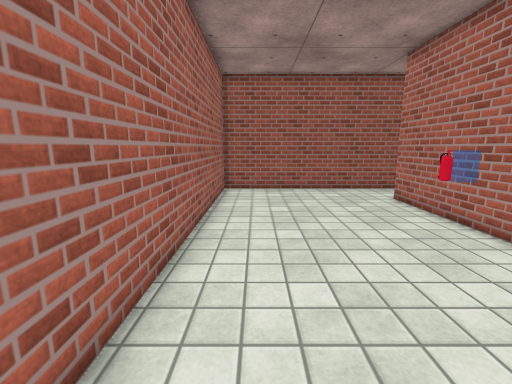
[1] (above)

12 first-person views from a walk through a 3-D level made in the Unity game engine. The camera is 1.3 m above the floor, tilts 10° down and sees 90° across. The floor is counted in squares, 0.5 m on a side. Each view is taken from the middle of a square. On the plan, view 1 faces up. The plan holds only what a view shows up to about 18 squares ahead; the rest is blank. The player character is not drawn. Surface patterns are stand-ins for the level's own textures.

[2]
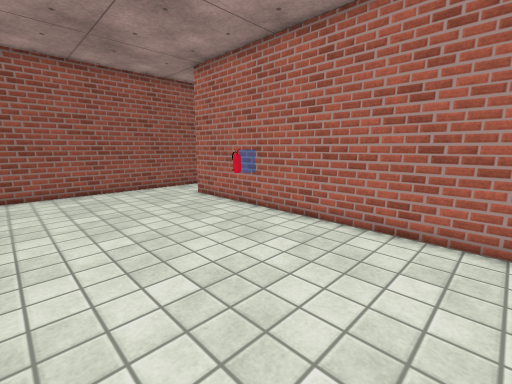

[3]
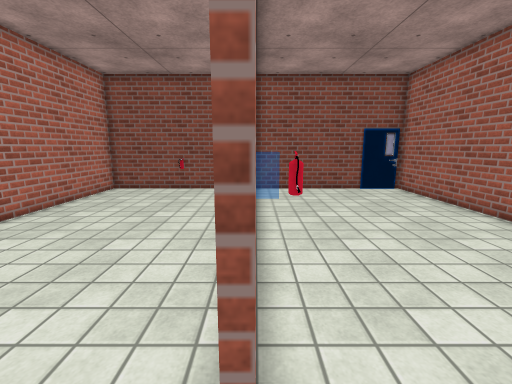

[4]
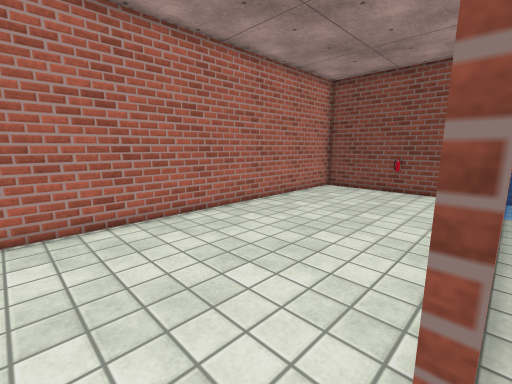

[5]
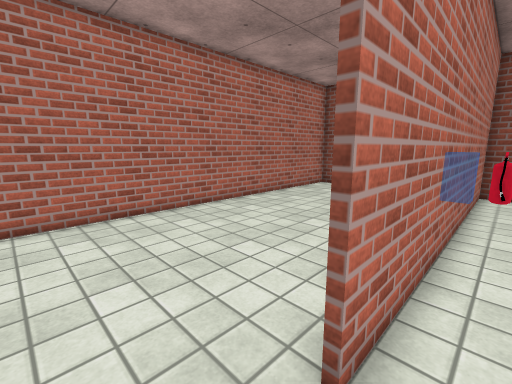

[6]
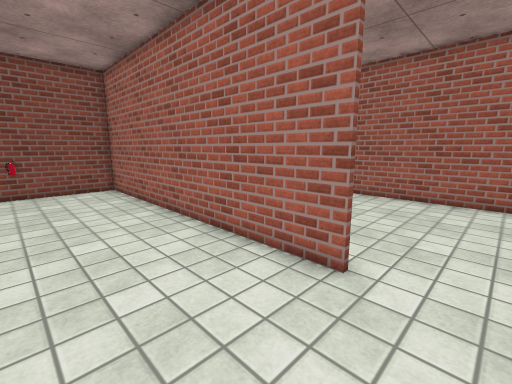

[7]
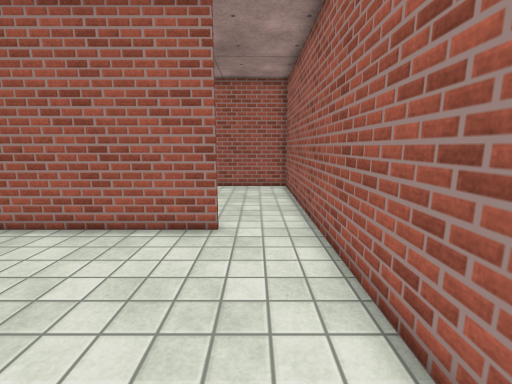

[8]
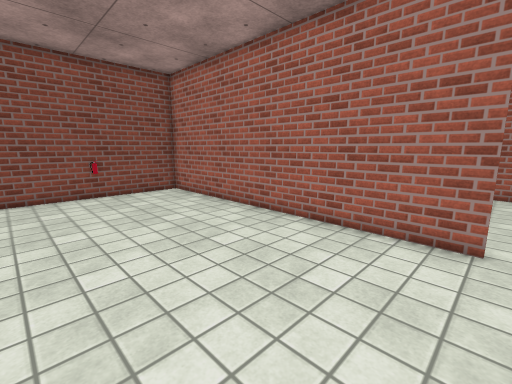

[9]
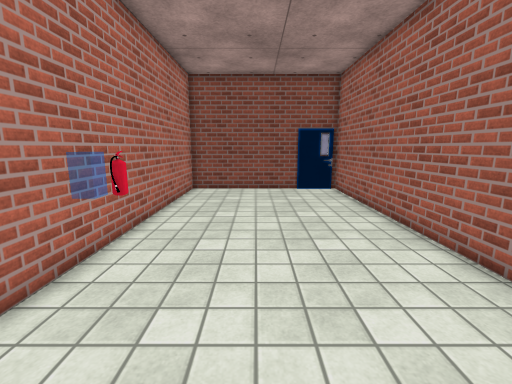

[10]
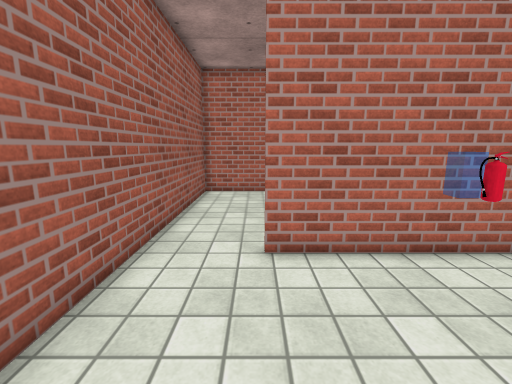

[11]
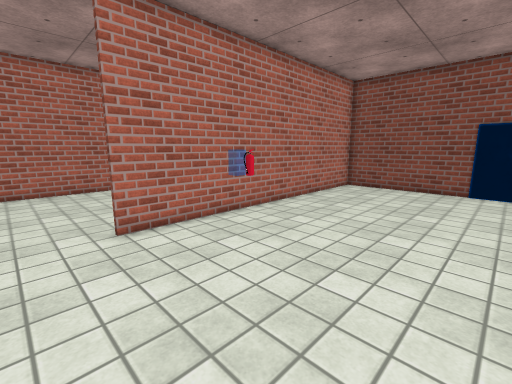

[12]
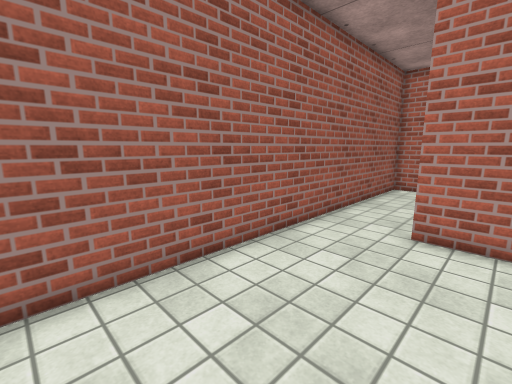

### Floor plan
Points are (right, up) in squares from view 1. A wall is a line through its corners. A room is listed if a view was taken in it or the views show most of it. See-through windows are left out.
Room 1 (views 1, 2, 3, 4, 5, 6, 7, 8, 9, 10, 11, 12)
walls: (7.2, 12.9) (7.2, -2) (16, -2) (16, 16) (-2, 16) (-2, -2) (7, -2) (7, 12.9)
objects: fire extinguisher (6, 8)

Where each view was taken, in squares from view 1:
view 1: 0 up, 0 right, facing up
view 2: 0 up, 1 left, facing up-right
view 3: 14 up, 7 right, facing down
view 4: 14 up, 7 right, facing down-right
view 5: 15 up, 6 right, facing down-right
view 6: 15 up, 12 right, facing down-left
view 7: 14 up, 15 right, facing left
view 8: 13 up, 15 right, facing down-left
view 9: 14 up, 3 right, facing down
view 10: 13 up, 1 right, facing right
view 11: 15 up, 1 left, facing down-right
view 12: 11 up, 1 left, facing up-right
